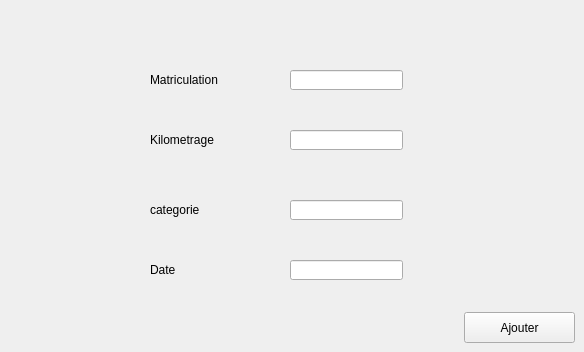
     <widget class="QWidget" name="Ajouter_2">
      <attribute name="title">
       <string>Ajouter</string>
      </attribute>
      <widget class="QLineEdit" name="lineEdit_mat">
       <property name="geometry">
        <rect>
         <x>290</x>
         <y>70</y>
         <width>113</width>
         <height>20</height>
        </rect>
       </property>
      </widget>
      <widget class="QLineEdit" name="lineEdit_km">
       <property name="geometry">
        <rect>
         <x>290</x>
         <y>130</y>
         <width>113</width>
         <height>20</height>
        </rect>
       </property>
      </widget>
      <widget class="QLineEdit" name="lineEdit_categorie">
       <property name="geometry">
        <rect>
         <x>290</x>
         <y>200</y>
         <width>113</width>
         <height>20</height>
        </rect>
       </property>
      </widget>
      <widget class="QLineEdit" name="lineEdit_date">
       <property name="geometry">
        <rect>
         <x>290</x>
         <y>260</y>
         <width>113</width>
         <height>20</height>
        </rect>
       </property>
      </widget>
      <widget class="QLabel" name="matriculation">
       <property name="geometry">
        <rect>
         <x>150</x>
         <y>70</y>
         <width>131</width>
         <height>20</height>
        </rect>
       </property>
       <property name="text">
        <string>Matriculation </string>
       </property>
      </widget>
      <widget class="QLabel" name="kilometrage">
       <property name="geometry">
        <rect>
         <x>150</x>
         <y>130</y>
         <width>131</width>
         <height>20</height>
        </rect>
       </property>
       <property name="text">
        <string>Kilometrage</string>
       </property>
      </widget>
      <widget class="QLabel" name="categorie">
       <property name="geometry">
        <rect>
         <x>150</x>
         <y>200</y>
         <width>131</width>
         <height>20</height>
        </rect>
       </property>
       <property name="text">
        <string>categorie</string>
       </property>
      </widget>
      <widget class="QLabel" name="date">
       <property name="geometry">
        <rect>
         <x>150</x>
         <y>260</y>
         <width>131</width>
         <height>20</height>
        </rect>
       </property>
       <property name="text">
        <string>Date </string>
       </property>
      </widget>
      <widget class="QPushButton" name="pushButton_Ajouter">
       <property name="geometry">
        <rect>
         <x>464</x>
         <y>312</y>
         <width>111</width>
         <height>31</height>
        </rect>
       </property>
       <property name="text">
        <string>Ajouter</string>
       </property>
      </widget>
     </widget>
